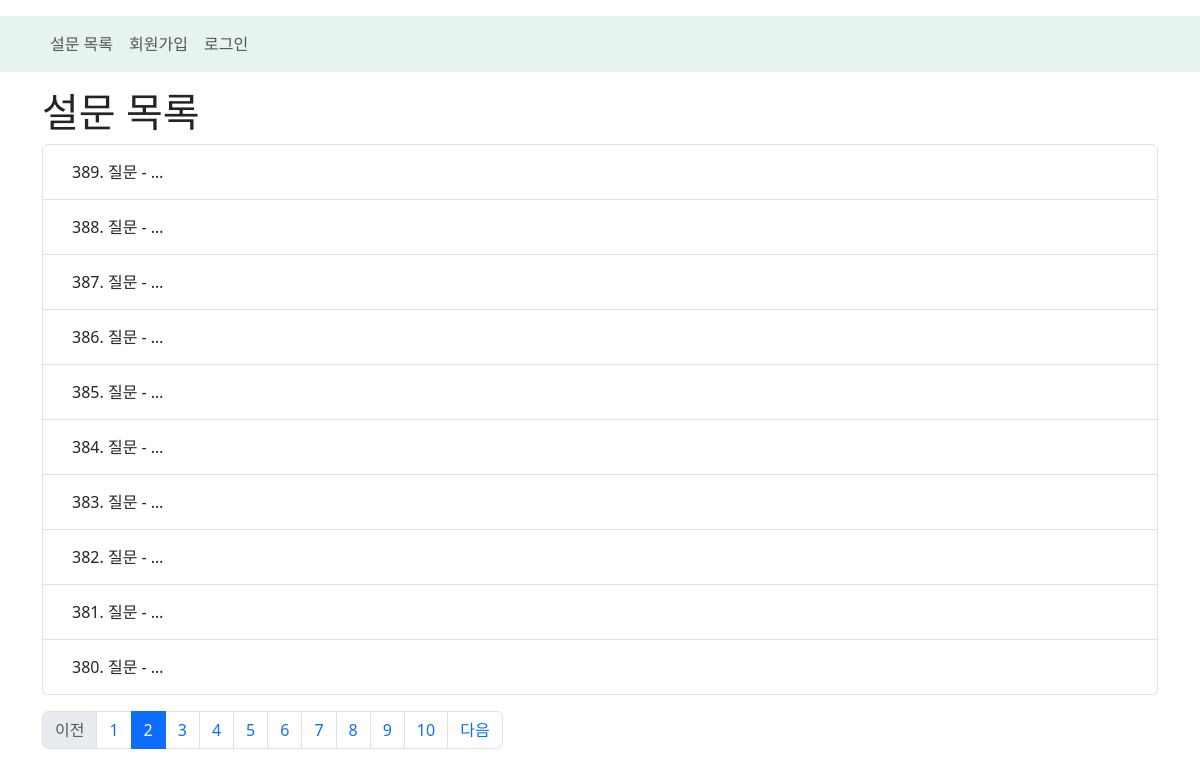
The page /polls/list?page=2 on the database its author committed.
### polls/models.py (models this page shows, shortened)
class Question(models.Model):
    question_text =  models.CharField(max_length=200)  # CharField() -> 문자열 타입 (varchar)
    pub_date = models.DateTimeField(auto_now_add=True)  # Datetime Field: 일시 타입 (datetime, datetime.datetime)

### polls/views.py (the view)
# urls.py: path("list", views.list, name="list"),
def list(request):
    paginate_by = 10       # 한 페이지 당 데이터 개수
    page_group_count = 10  # 페이지 그룹 당 페이지 수
    current_page = int(request.GET.get("page", 1))  # 현재 조회 요청이 들어온 페이지 번호. get 방식의 요청파라미터.
    q_list = Question.objects.all().order_by("-pk")
    pn = Paginator(q_list, paginate_by)
    start_index = int((current_page -1) / page_group_count) * page_group_count
    end_index = start_index + page_group_count
    page_range = pn.page_range[start_index:end_index] # 시작 ~ 끝 페이지 번호 조회
    context_value = {
        "page_range" : page_range,
        "question_list" : pn.page(current_page)   # page 객체 안에 [Question]
    }
    start_page = pn.page(page_range[0])  # 시작 페이지 Page 객체
    end_page = pn.page(page_range[-1])   # 마지막 페이지 Page 객체
    if start_page.has_previous():
        context_value['has_previous'] =  start_page.has_previous()
        context_value["previous_page_number"] = start_page.previous_page_number()
    if end_page.has_next():
        context_value['has_next'] = end_page.has_next()
        context_value['next_page_number'] = end_page.next_page_number()
    return render(request, "polls/list.html", context_value)

### polls/templates/polls/list.html (shortened to what this page needs)
{% extends 'layout/main_layout.html' %}
{% block contents %}
<h1>설문 목록</h1>
<ul class="list-group">
    {% for question in question_list %}
        <li class="list-group-item list-group-item-action">
            <a href="{% url 'polls:vote_form' question.pk %}" class="btn">
                {{question.pk}}. {{question.question_text|truncatewords:2}}
            </a>
        </li>
    {% empty %}
        <b>아직 등록된 질문이 없습니다.</b>
    {% endfor %}
</ul>
<ul id="page_group" class="pagination mt-3">
    {% if has_previous %}
        <li class="page-item">
            <a href="{% url 'polls:list' %}?page={{previous_page_number}}" class="page-link">
                이전
            </a>
        </li>
    {% else %}
        <li class="page-item disabled">
            <span class="page-link">이전</span>
        </li>
    {% endif %}
    {% for page_no in page_range %}
        {% if question_list.number == page_no %}
            <li class="page-item active">
                <span class="page-link">{{page_no}}</span>
            </li>
        {% else %}
            <li class="page-item">
                <a href="{% url 'polls:list' %}?page={{page_no}}" class="page-link">{{page_no}}</a>
            </li>
        {% endif %}
    {% endfor %}
    {% if has_next %}
        <li class="page-item">
            <a href="{% url 'polls:list' %}?page={{next_page_number}}" class="page-link">
                다음
            </a>
        </li>
    {% else %}
        <li class="page-item disabled">
            <span class="page-link">다음</span>
        </li>
    {% endif %}
</ul>
{% endblock contents %}

### rows shown on the page
Question: pk "389", question_text "질문 - …"
Question: pk "388", question_text "질문 - …"
Question: pk "387", question_text "질문 - …"
Question: pk "386", question_text "질문 - …"
Question: pk "385", question_text "질문 - …"
Question: pk "384", question_text "질문 - …"
Question: pk "383", question_text "질문 - …"
Question: pk "382", question_text "질문 - …"
Question: pk "381", question_text "질문 - …"
Question: pk "380", question_text "질문 - …"

### other values the page prints
{{ page_no }} "1" "3" "4" "5" "6" "7" "8" "9" "10"
{{ page_no }} "2"
